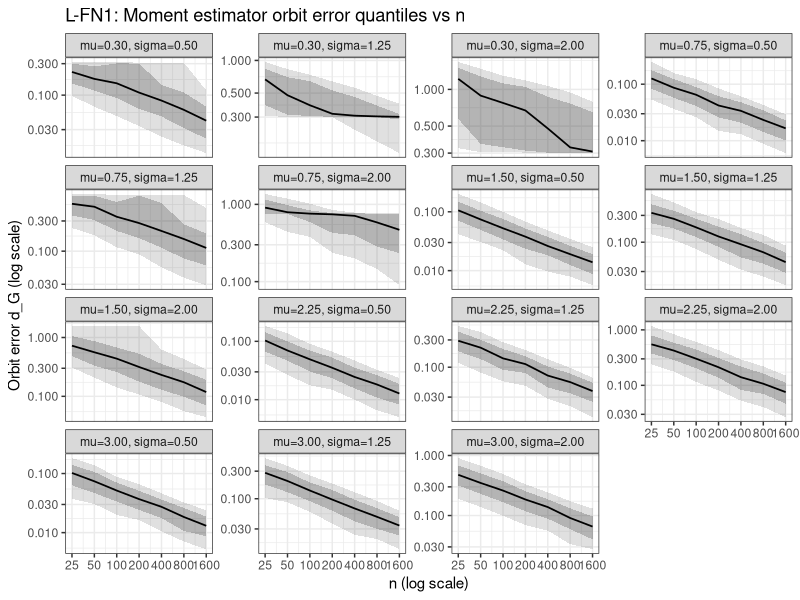
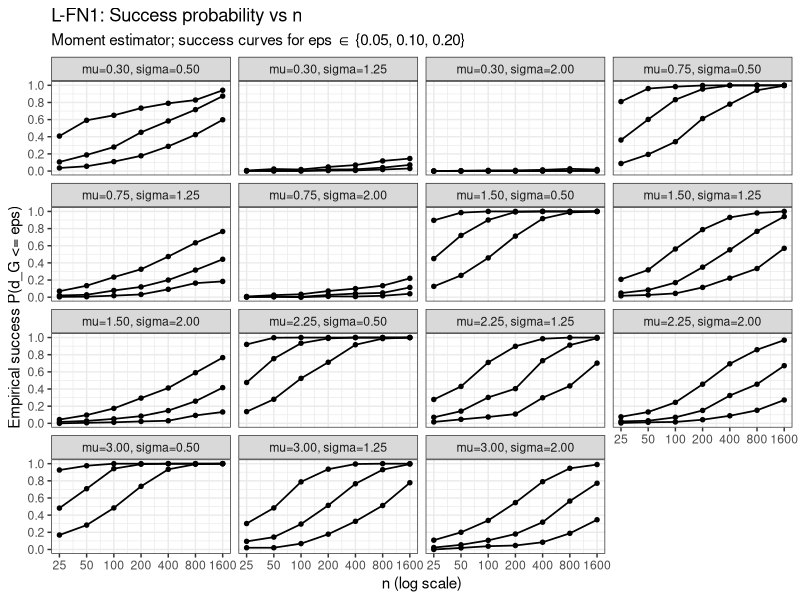
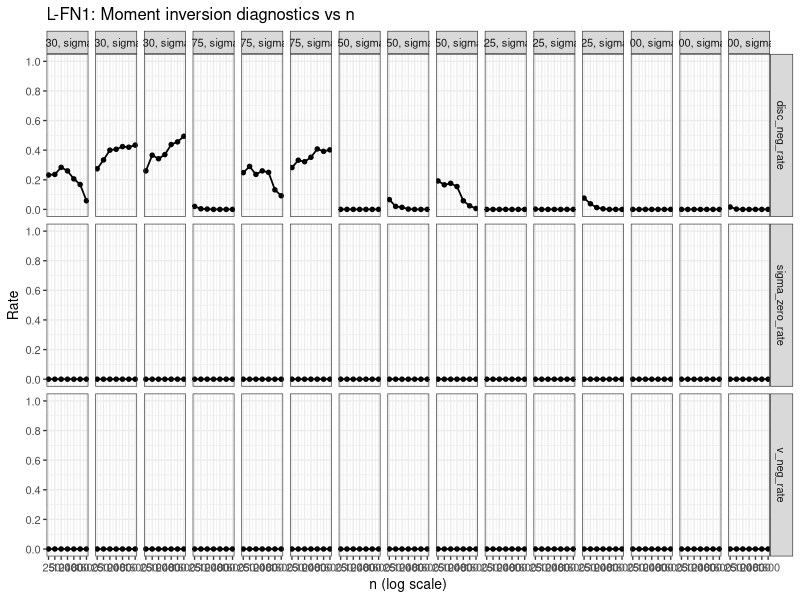

Generate these figures, in order, with R:
# ============================================================
# L_FN1_moment_baseline.R  (GGPlot2, no log10(0) warnings)
# ============================================================

suppressPackageStartupMessages({
  library(dplyr)
  library(tidyr)
  library(purrr)
  library(readr)
  library(ggplot2)
  library(scales)
})

# -----------------------
# USER PATH (Windows)
# -----------------------
out_dir <- "E:/msl paper"
dir.create(out_dir, recursive = TRUE, showWarnings = FALSE)

# -----------------------
# RNG + design
# -----------------------
set.seed(20260228)

R_reps  <- 500
n_grid  <- c(25, 50, 100, 200, 400, 800, 1600)

mu_grid    <- c(0.30, 0.75, 1.50, 2.25, 3.00)
sigma_grid <- c(0.50, 1.25, 2.00)

eps_grid <- c(0.05, 0.10, 0.20)

# -----------------------
# Helpers
# -----------------------

# Folded normal sample: Y = |mu + sigma Z|
r_folded <- function(n, mu, sigma) abs(rnorm(n, mean = mu, sd = sigma))

# Moment estimator from your definition (with (·)_+ protections)
mom_est <- function(y) {
  m2 <- mean(y^2)
  m4 <- mean(y^4)
  disc <- 3 * m2^2 - m4
  
  u_hat <- sqrt(pmax(disc, 0) / 2)          # u = mu^2 (estimated)
  v_raw <- m2 - u_hat                        # v = sigma^2 (raw)
  v_hat <- pmax(v_raw, 0)
  
  list(
    m2 = m2, m4 = m4, disc = disc,
    u_hat = u_hat, v_raw = v_raw, v_hat = v_hat,
    mu_hat = sqrt(pmax(u_hat, 0)),           # canonical rep mu_hat >= 0
    sigma_hat = sqrt(v_hat)
  )
}

# Orbit metric for sign group (safe even if you later allow mu_star < 0)
dG_sign <- function(mu_hat, sig_hat, mu_star, sig_star) {
  d1 <- sqrt((mu_hat - mu_star)^2 + (sig_hat - sig_star)^2)
  d2 <- sqrt((mu_hat + mu_star)^2 + (sig_hat - sig_star)^2)
  pmin(d1, d2)
}

quantile_summ <- function(x) {
  qs <- quantile(x, probs = c(0.10, 0.25, 0.50, 0.75, 0.90), names = FALSE, type = 7)
  tibble(q10 = qs[1], q25 = qs[2], q50 = qs[3], q75 = qs[4], q90 = qs[5])
}

# -----------------------
# Parameter grid
# -----------------------
theta_tbl <- tidyr::crossing(mu_star = mu_grid, sigma_star = sigma_grid) %>%
  arrange(sigma_star, mu_star) %>%
  mutate(theta_id = row_number(),
         facet_lab = sprintf("mu=%.2f, sigma=%.2f", mu_star, sigma_star))

# -----------------------
# Monte Carlo loop (vectorized over reps via map)
# -----------------------
one_setting <- function(mu_star, sigma_star, theta_id, facet_lab) {
  map_dfr(n_grid, function(n) {
    # simulate R reps
    reps <- map_dfr(seq_len(R_reps), function(r) {
      y <- r_folded(n, mu_star, sigma_star)
      est <- mom_est(y)
      
      err <- dG_sign(est$mu_hat, est$sigma_hat, mu_star, sigma_star)
      
      tibble(
        theta_id = theta_id,
        facet_lab = facet_lab,
        mu_star = mu_star,
        sigma_star = sigma_star,
        n = n,
        disc = est$disc,
        disc_neg = (est$disc < 0),
        v_raw = est$v_raw,
        v_neg = (est$v_raw < 0),
        sigma_zero = (est$v_hat <= 0),
        err = err
      )
    })
    reps
  })
}

raw <- pmap_dfr(theta_tbl, one_setting)

# -----------------------
# Summaries (CSV outputs)
# -----------------------

quantiles_df <- raw %>%
  group_by(theta_id, facet_lab, mu_star, sigma_star, n) %>%
  summarise(quantile_summ(err), .groups = "drop")

success_df <- raw %>%
  tidyr::crossing(eps = eps_grid) %>%
  group_by(theta_id, facet_lab, mu_star, sigma_star, n, eps) %>%
  summarise(p_success = mean(err <= eps), .groups = "drop")

diagnostics_df <- raw %>%
  group_by(theta_id, facet_lab, mu_star, sigma_star, n) %>%
  summarise(
    disc_neg_rate = mean(disc_neg),
    v_neg_rate = mean(v_neg),
    sigma_zero_rate = mean(sigma_zero),
    mean_err = mean(err),
    median_err = median(err),
    .groups = "drop"
  )

thresholds_df <- success_df %>%
  tidyr::crossing(delta = c(0.10, 0.05)) %>%
  mutate(target = 1 - delta) %>%
  group_by(theta_id, facet_lab, mu_star, sigma_star, eps, delta, target) %>%
  summarise(
    n_thr = {
      ok <- n[p_success >= target]
      if (length(ok) == 0) NA_real_ else min(ok)
    },
    .groups = "drop"
  )

# Write CSVs
write_csv(quantiles_df, file.path(out_dir, "L_FN1_quantiles.csv"))
write_csv(success_df,   file.path(out_dir, "L_FN1_success.csv"))
write_csv(diagnostics_df, file.path(out_dir, "L_FN1_diagnostics.csv"))
write_csv(thresholds_df,  file.path(out_dir, "L_FN1_thresholds.csv"))

# -----------------------
# PLOTS (PDF outputs)
# -----------------------

# (A) Error ribbons vs n (log-y is OK but guard against 0)
err_plot_df <- quantiles_df %>%
  mutate(across(c(q10, q25, q50, q75, q90), ~pmax(.x, 1e-12)))  # <-- prevents log10(0)

p_err <- ggplot(err_plot_df, aes(x = n)) +
  geom_ribbon(aes(ymin = q10, ymax = q90), alpha = 0.15) +
  geom_ribbon(aes(ymin = q25, ymax = q75), alpha = 0.25) +
  geom_line(aes(y = q50), linewidth = 0.6) +
  scale_x_log10(breaks = n_grid) +
  scale_y_log10(labels = label_number(accuracy = 0.001)) +
  facet_wrap(~ facet_lab, scales = "free_y") +
  labs(x = "n (log scale)", y = "Orbit error d_G (log scale)",
       title = "L-FN1: Moment estimator orbit error quantiles vs n") +
  theme_bw(base_size = 11)

ggsave(file.path(out_dir, "L_FN1_error_ribbons_vs_n.pdf"), p_err, width = 12, height = 8)

# (B) Success vs n (DO NOT log y — it is a probability in [0,1])
p_succ <- ggplot(success_df, aes(x = n, y = p_success, group = factor(eps))) +
  geom_line(linewidth = 0.6) +
  geom_point(size = 1.2) +
  scale_x_log10(breaks = n_grid) +
  scale_y_continuous(limits = c(0, 1), breaks = seq(0,1,0.2)) +
  facet_wrap(~ facet_lab) +
  labs(x = "n (log scale)", y = "Empirical success P(d_G <= eps)",
       title = "L-FN1: Success probability vs n",
       subtitle = "Moment estimator; success curves for eps ∈ {0.05, 0.10, 0.20}",
       color = "eps") +
  theme_bw(base_size = 11)

ggsave(file.path(out_dir, "L_FN1_success_vs_n_all_eps.pdf"), p_succ, width = 12, height = 8)

# (C) Diagnostics rates vs n (rates in [0,1] — keep linear y)
diag_long <- diagnostics_df %>%
  select(theta_id, facet_lab, mu_star, sigma_star, n,
         disc_neg_rate, v_neg_rate, sigma_zero_rate) %>%
  pivot_longer(cols = c(disc_neg_rate, v_neg_rate, sigma_zero_rate),
               names_to = "metric", values_to = "rate") %>%
  mutate(metric = recode(metric,
                         disc_neg_rate = "disc_neg_rate",
                         v_neg_rate = "v_neg_rate",
                         sigma_zero_rate = "sigma_zero_rate"))

p_diag <- ggplot(diag_long, aes(x = n, y = rate)) +
  geom_line(linewidth = 0.6) +
  geom_point(size = 1.2) +
  scale_x_log10(breaks = n_grid) +
  scale_y_continuous(limits = c(0, 1), breaks = seq(0,1,0.2)) +
  facet_grid(metric ~ facet_lab) +
  labs(x = "n (log scale)", y = "Rate",
       title = "L-FN1: Moment inversion diagnostics vs n") +
  theme_bw(base_size = 10)

ggsave(file.path(out_dir, "L_FN1_diag_rates_vs_n.pdf"), p_diag, width = 14, height = 9)

# (D) Session info (reproducibility)
writeLines(capture.output(sessionInfo()), file.path(out_dir, "sessionInfo.txt"))

message("Done. Wrote CSVs + PDFs to: ", out_dir)
